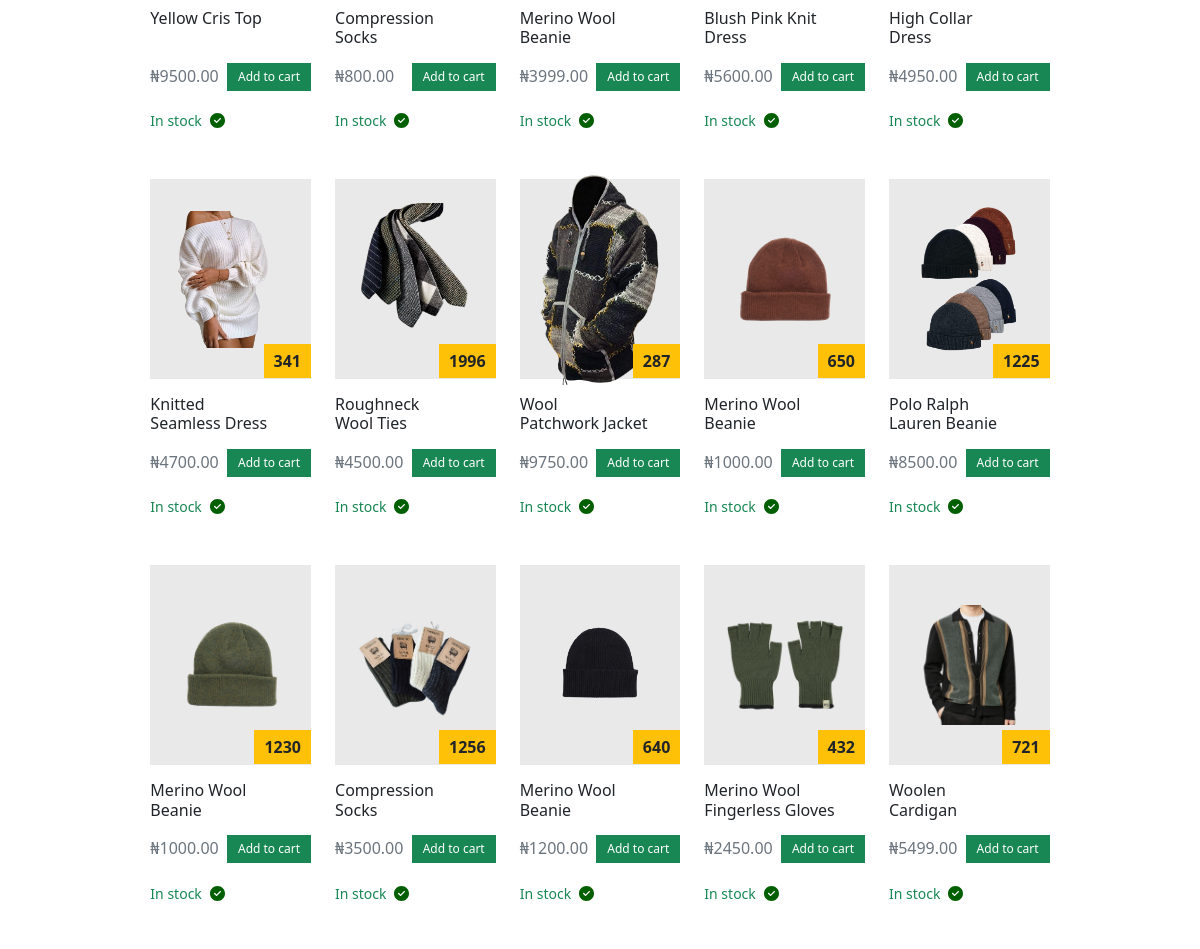
Before: / (middle part) with the older database file.
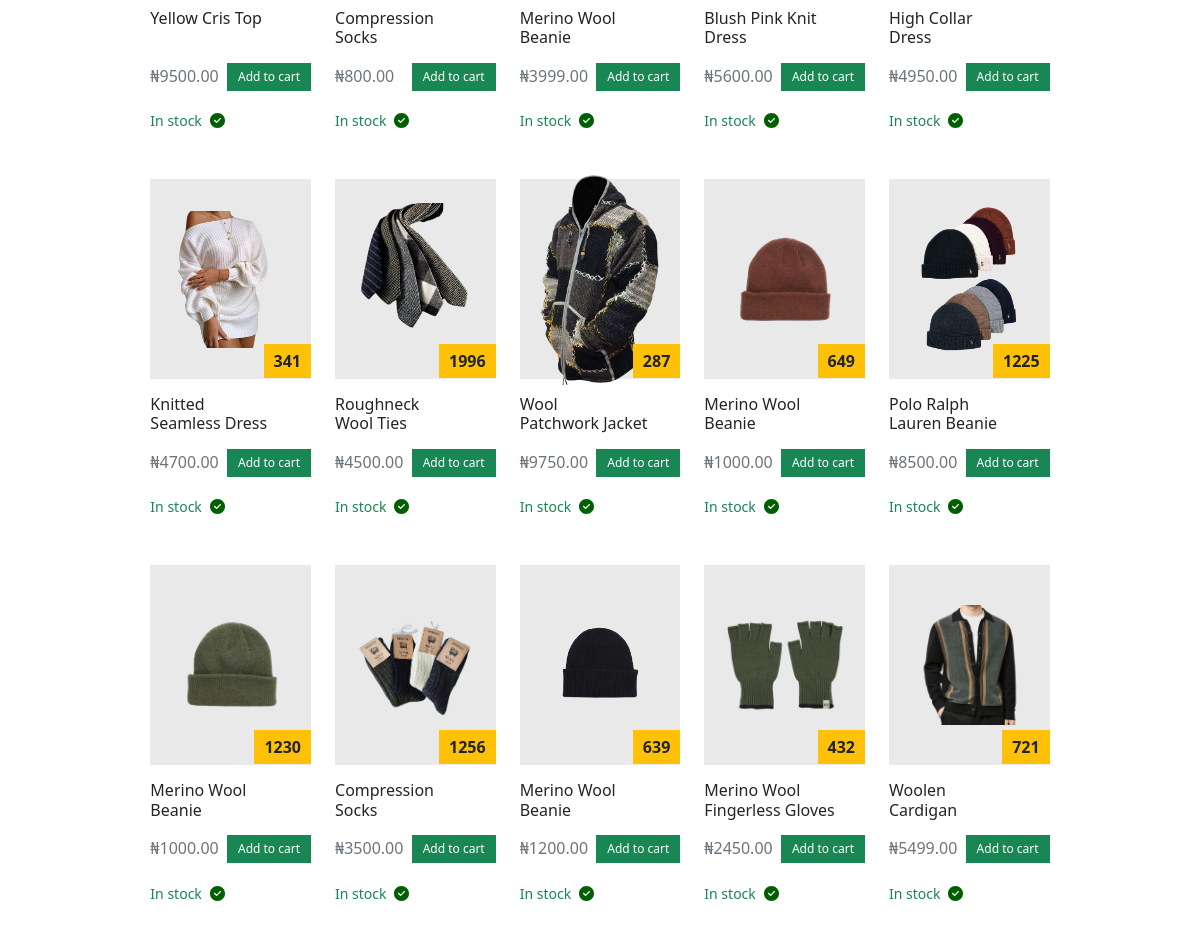
After: the same page with the newer database file.
### products/models.py (models this page shows, shortened)
class Product(models.Model):
    productID = models.AutoField(primary_key=True)
    name = models.CharField(max_length=255)
    description = models.TextField(blank=True, default='Description')
    price = models.DecimalField(max_digits=8, decimal_places=2)
    discount = models.BooleanField(default=False, null=True, blank=True)
    discountedPrice = models.DecimalField(max_digits=8, decimal_places=2, null=True, blank=True, default=0)
    image = models.ImageField(upload_to='product_images/')
    available = models.BooleanField(default=False)
    quantityAvailable = models.IntegerField()

### app/views.py (the view)
# urls.py: path('', views.index, name='index'),
def index(request):
    productList = Product.objects.all()
    pageName = 'Home'
    context = {
        'products':productList,
        'pageName':pageName,
    }
    message = request.GET.get('data')
    context.update({'message':message})
    return render(request, 'index.html', context)

### app/templates/index.html (shortened to what this page needs)
{% extends 'base.html' %}
{% load static %}
{% block content %}
<div class="row d-flex justify-content-center">
    <div class="col-10 d-flex row justify-content-center align-items-center g-2">
        {% for product in products %}
        <div class="col-2 my-3 mx-2">
            <div class="col-12 pic d-flex justify-content-center align-items-center">
                <img src="{{product.image.url}}" alt="">
            </div>
            <strong class="quantity float-end bg-warning">{{product.quantityAvailable}}</strong>
            <div class="col-12 mt-3">
                <p class="h6 mb-0 product-card">{{product.name}}</p>
                <p style="font-size: 13px;" class="d-flex align-items-center justify-content-between">
                    <span class="text-secondary h6 mt-2 ms-0">&#8358;{{product.price}}</span>
                {% if product.available == True  %}
                    <a name="" id="" class="btn btn-xm btn-success cart-btn rounded-0" href="../../add-to-cart/{{user.id}}/{{product.productID}}" role="button">
                        Add to cart
                    </a>
                </p>
                <p class="small text-success d-flex justify-content-start align-items-center">In stock
                </p>
                {% endif %}
            </div>
        </div>
        {% endfor %}
    </div>
</div>
{% endblock %}

### app/templates/base.html (shortened to what this page needs)
{% load static %}
<!DOCTYPE html>
<html lang="en">
<head>
    <link rel="stylesheet" href="{% static 'css/bootstrapi.min.css' %}">
    <link rel="stylesheet" href="https://cdnjs.cloudflare.com/ajax/libs/animate.css/4.1.1/animate.min.css">
    <link rel="stylesheet" href="{% static 'css/main.css' %}">
</head>
<body>
          {% block content %}
          {% endblock %}
</body>
</html>

### app/templates/base.html (style rules this page uses)
.pic { height: 200px; background-color: rgba(128, 128, 128, 0.171); }
.pic img { max-width: 120px; }
.btn-xm { font-size: 12px; padding: 4px 10px; }
.quantity { position: relative; right: 0px; bottom: 35px; padding: 5px 10px; }
.product-card { min-height: 50px; }

Changed rows visible on the page:
changed Product (number 9 of 15 on the later page): quantityAvailable "650" → "649"
changed Product (number 13 of 15 on the later page): quantityAvailable "640" → "639"
